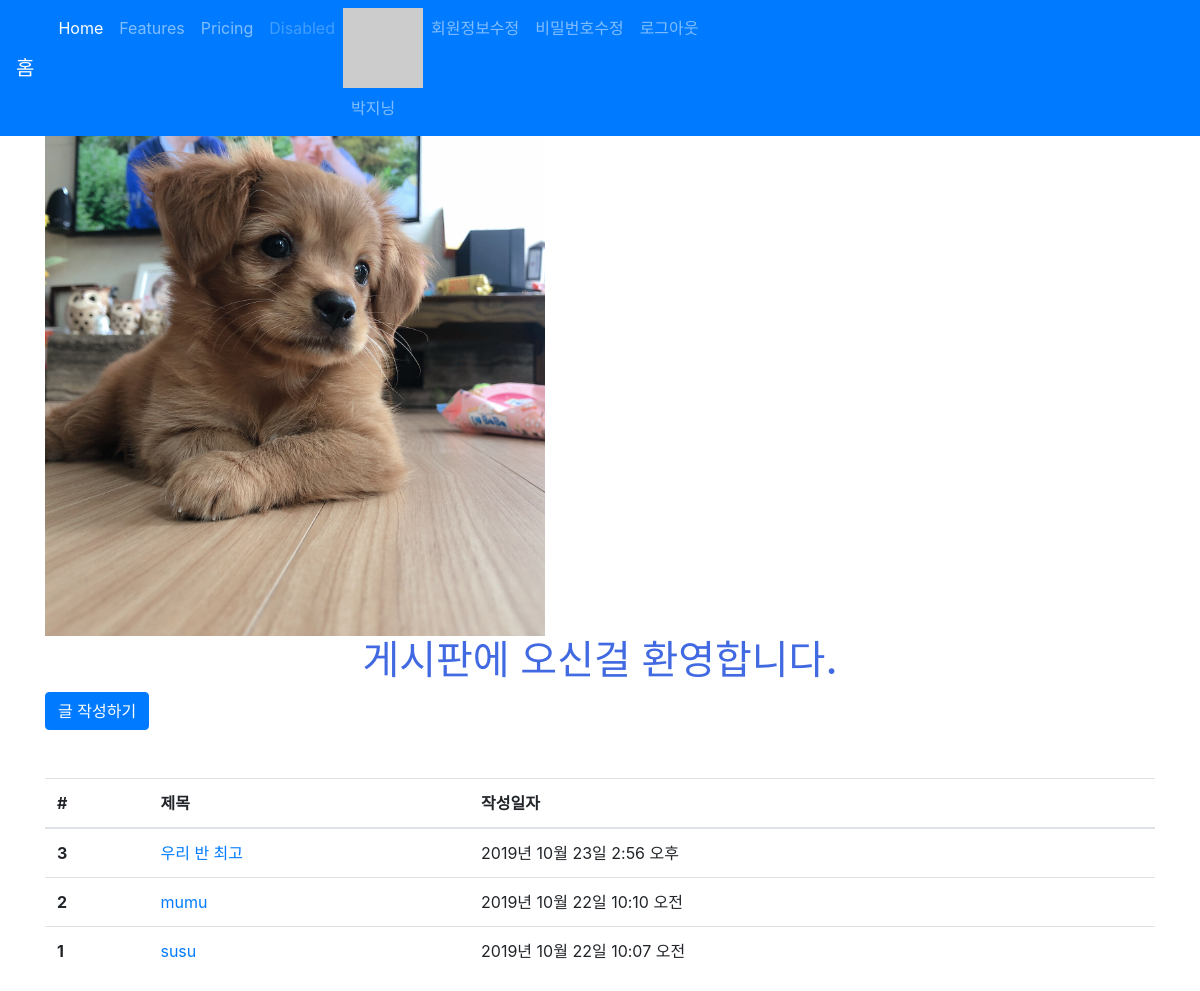
Before: /articles/ (signed in) with the older database file.
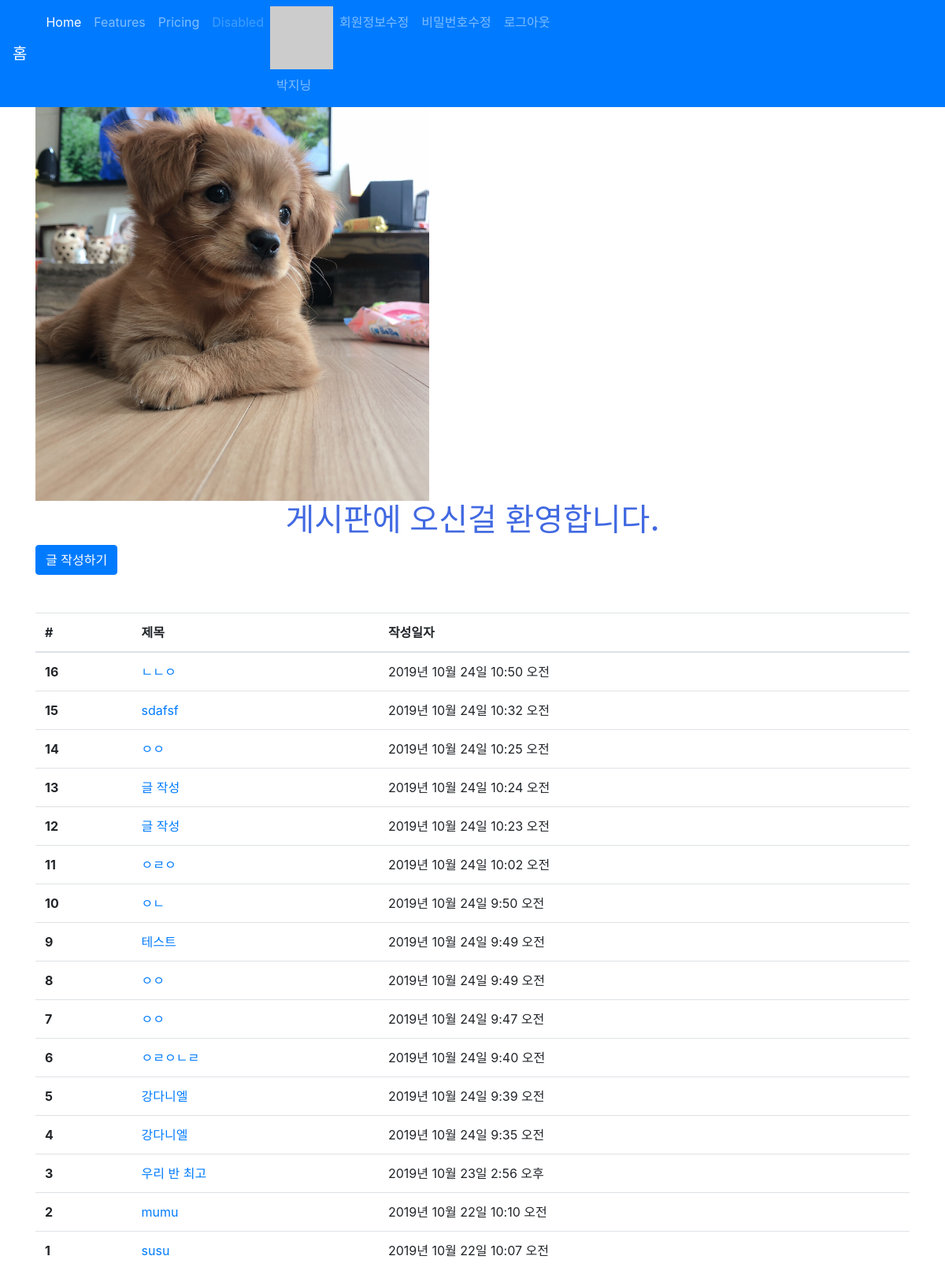
After: the same page with the newer database file.
### articles/models.py (models this page shows, shortened)
class Article(models.Model):
    title = models.CharField(max_length=10)
    content = models.TextField()
    image = models.ImageField(blank=True)
    image_thumbnail = ImageSpecField(
        processors=[ResizeToFill(300, 300)],
        format='JPEG',
        options={'quality': 80}
    )
    created_at = models.DateTimeField(auto_now_add=True)
    updated_at = models.DateTimeField(auto_now=True)
    user = models.ForeignKey(settings.AUTH_USER_MODEL, on_delete=models.CASCADE)
    like_users = models.ManyToManyField(
                                settings.AUTH_USER_MODEL,
                                related_name='like_articles',
                                blank=True
                                )
    hashtags = models.ManyToManyField(
                                HashTag,
                                related_name='articles',
                                blank=True
                                )

### articles/views.py (the view)
# urls.py: path('', views.index, name='index'),
def index(request):
    articles = Article.objects.order_by('-id') # 최신글 위로 오도록
    context = {
        'articles': articles
    }
    return render(request, 'articles/index.html', context)

### articles/templatetags/gravatar.py (called while the page is built)
@register.filter
def makehash(user):
    email = user.email
    social_user = user.socialaccount_set.all().first()
    if social_user: # 있으면,
        return social_user.extra_data.get('properties').get('profile_image')
    return 'https://www.gravatar.com/avatar/' + hashlib.md5(email.strip().lower().encode('utf-8')).hexdigest()

### articles/templates/articles/index.html (shortened to what this page needs)
{% extends 'articles/base.html' %}
{% load static %}
{% block css %}
<link rel="stylesheet" href="{% static 'articles/style.css' %}">
{% endblock %}
{% block body %}
<img src="{% static 'articles/bg.jpg' %}" alt="배경" width="500">
<h1 class="text-center title">게시판에 오신걸 환영합니다.</h1>
{% if user.is_authenticated %}
  <a class="btn btn-primary" href="{% url 'articles:create' %}" role="button">글 작성하기</a>
{% endif %}
<table class="table mt-5">
  <thead>
    <tr>
      <th scope="col">#</th>
      <th scope="col">제목</th>
      <th scope="col">작성일자</th>
    </tr>
  </thead>
  {% for article in articles %}
  <tr>
    <th scope="row">{{ article.id}}</th>
    <td>
      <a href="{% url 'articles:detail' article.pk %}">
        {{ article.title }}
      </a>
    </td>
      <td>{{ article.created_at }}</td>
    </tr>
    {% endfor %}
</table>
{% endblock %}

Changed rows visible on the page:
added Article: id "16", title "ㄴㄴㅇ", created_at "2019년 10월 24일 10:50 오전"
added Article: id "15", title "sdafsf", created_at "2019년 10월 24일 10:32 오전"
added Article: id "14", title "ㅇㅇ", created_at "2019년 10월 24일 10:25 오전"
added Article: id "13", title "글 작성", created_at "2019년 10월 24일 10:24 오전"
added Article: id "12", title "글 작성", created_at "2019년 10월 24일 10:23 오전"
added Article: id "11", title "ㅇㄹㅇ", created_at "2019년 10월 24일 10:02 오전"
added Article: id "10", title "ㅇㄴ", created_at "2019년 10월 24일 9:50 오전"
added Article: id "9", title "테스트", created_at "2019년 10월 24일 9:49 오전"
added Article: id "8", title "ㅇㅇ", created_at "2019년 10월 24일 9:49 오전"
added Article: id "7", title "ㅇㅇ", created_at "2019년 10월 24일 9:47 오전"
added Article: id "6", title "ㅇㄹㅇㄴㄹ", created_at "2019년 10월 24일 9:40 오전"
added Article: id "5", title "강다니엘", created_at "2019년 10월 24일 9:39 오전"
added Article: id "4", title "강다니엘", created_at "2019년 10월 24일 9:35 오전"
